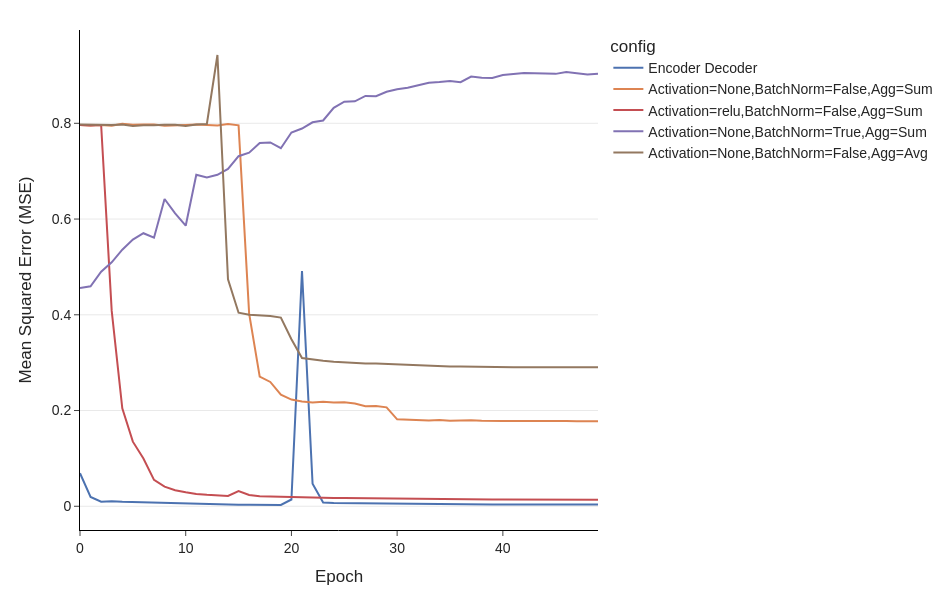

Write notebook code for a chart like this one.
### Code cell
fig = px.line(data_frame=data, x='epoch', y='loss', color='config')
fig = style_paper_plot(fig=fig)
fig.update_layout(xaxis_title='Epoch', yaxis_title="Mean Squared Error (MSE)")
fig.show()
fig.write_image('loss_history.pdf')

### Figure 1 — Plotly figure (JSON) as saved in the notebook; plotly's stock layout.template omitted (floating-point values rounded to 4 significant figures)
{"data": [{"hovertemplate": "config=Encoder Decoder<br>epoch=%{x}<br>loss=%{y}<extra></extra>", "legendgroup": "Encoder Decoder", "line": {"color": "rgb(76,114,176)", "dash": "solid"}, "marker": {"symbol": "circle"}, "mode": "lines", "name": "Encoder Decoder", "orientation": "v", "showlegend": true, "type": "scatter", "x": [0, 1, 2, 3, 4, 5, 6, 7, 8, 9, 10, 11, 12, 13, 14, 15, 16, 17, 18, 19, 20, 21, 22, 23, 24, 25, 26, 27, 28, 29, 30, 31, 32, 33, 34, 35, 36, 37, 38, 39, 40, 41, 42, 43, 44, 45, 46, 47, 48, 49], "xaxis": "x", "y": [0.06901, 0.01936, 0.009581, 0.01052, 0.009335, 0.008734, 0.008016, 0.007446, 0.006614, 0.006021, 0.005296, 0.004679, 0.004303, 0.004072, 0.003644, 0.003393, 0.003245, 0.002881, 0.002728, 0.002651, 0.01412, 0.4915, 0.04728, 0.007749, 0.006761, 0.006498, 0.006044, 0.005625, 0.005269, 0.004995, 0.004757, 0.004517, 0.004394, 0.004242, 0.00411, 0.004011, 0.003917, 0.003842, 0.003774, 0.003733, 0.003684, 0.003635, 0.003609, 0.003578, 0.003561, 0.003546, 0.00353, 0.003525, 0.003518, 0.003512], "yaxis": "y"}, {"hovertemplate": "config=Activation=None,BatchNorm=False,Agg=Sum<br>epoch=%{x}<br>loss=%{y}<extra></extra>", "legendgroup": "Activation=None,BatchNorm=False,Agg=Sum", "line": {"color": "rgb(221,132,82)", "dash": "solid"}, "marker": {"symbol": "circle"}, "mode": "lines", "name": "Activation=None,BatchNorm=False,Agg=Sum", "orientation": "v", "showlegend": true, "type": "scatter", "x": [0, 1, 2, 3, 4, 5, 6, 7, 8, 9, 10, 11, 12, 13, 14, 15, 16, 17, 18, 19, 20, 21, 22, 23, 24, 25, 26, 27, 28, 29, 30, 31, 32, 33, 34, 35, 36, 37, 38, 39, 40, 41, 42, 43, 44, 45, 46, 47, 48, 49], "xaxis": "x", "y": [0.7966, 0.7953, 0.7966, 0.795, 0.799, 0.7969, 0.7975, 0.7974, 0.7951, 0.7965, 0.7965, 0.7973, 0.7962, 0.7954, 0.7983, 0.7958, 0.4025, 0.2709, 0.2598, 0.2331, 0.2229, 0.2189, 0.2169, 0.2181, 0.2165, 0.2171, 0.2148, 0.2089, 0.2096, 0.2067, 0.1817, 0.1804, 0.1795, 0.1792, 0.1803, 0.1787, 0.1791, 0.1798, 0.1786, 0.1791, 0.1781, 0.178, 0.1782, 0.1775, 0.178, 0.1777, 0.1779, 0.1776, 0.1776, 0.1778], "yaxis": "y"}, {"hovertemplate": "config=Activation=relu,BatchNorm=False,Agg=Sum<br>epoch=%{x}<br>loss=%{y}<extra></extra>", "legendgroup": "Activation=relu,BatchNorm=False,Agg=Sum", "line": {"color": "rgb(196,78,82)", "dash": "solid"}, "marker": {"symbol": "circle"}, "mode": "lines", "name": "Activation=relu,BatchNorm=False,Agg=Sum", "orientation": "v", "showlegend": true, "type": "scatter", "x": [0, 1, 2, 3, 4, 5, 6, 7, 8, 9, 10, 11, 12, 13, 14, 15, 16, 17, 18, 19, 20, 21, 22, 23, 24, 25, 26, 27, 28, 29, 30, 31, 32, 33, 34, 35, 36, 37, 38, 39, 40, 41, 42, 43, 44, 45, 46, 47, 48, 49], "xaxis": "x", "y": [0.7965, 0.7953, 0.7966, 0.4082, 0.2047, 0.1349, 0.09984, 0.05523, 0.04092, 0.03337, 0.02932, 0.02585, 0.02397, 0.02246, 0.02141, 0.03187, 0.02347, 0.02071, 0.02009, 0.01924, 0.01905, 0.01864, 0.01784, 0.01782, 0.01733, 0.01727, 0.01701, 0.01619, 0.01619, 0.01593, 0.01546, 0.01529, 0.01523, 0.01518, 0.01482, 0.01476, 0.0146, 0.01452, 0.01437, 0.01426, 0.01424, 0.01415, 0.01415, 0.014, 0.01397, 0.01391, 0.01388, 0.01389, 0.01384, 0.01385], "yaxis": "y"}, {"hovertemplate": "config=Activation=None,BatchNorm=True,Agg=Sum<br>epoch=%{x}<br>loss=%{y}<extra></extra>", "legendgroup": "Activation=None,BatchNorm=True,Agg=Sum", "line": {"color": "rgb(129,114,179)", "dash": "solid"}, "marker": {"symbol": "circle"}, "mode": "lines", "name": "Activation=None,BatchNorm=True,Agg=Sum", "orientation": "v", "showlegend": true, "type": "scatter", "x": [0, 1, 2, 3, 4, 5, 6, 7, 8, 9, 10, 11, 12, 13, 14, 15, 16, 17, 18, 19, 20, 21, 22, 23, 24, 25, 26, 27, 28, 29, 30, 31, 32, 33, 34, 35, 36, 37, 38, 39, 40, 41, 42, 43, 44, 45, 46, 47, 48, 49], "xaxis": "x", "y": [0.4561, 0.4594, 0.4899, 0.5096, 0.5359, 0.557, 0.5704, 0.561, 0.6418, 0.6119, 0.5861, 0.6925, 0.6871, 0.6924, 0.7046, 0.7314, 0.7386, 0.7587, 0.7599, 0.748, 0.7809, 0.7892, 0.8021, 0.8059, 0.8323, 0.8453, 0.846, 0.8571, 0.8566, 0.8659, 0.8711, 0.8741, 0.8795, 0.8848, 0.8863, 0.8885, 0.8858, 0.8978, 0.8952, 0.8949, 0.9007, 0.9031, 0.9051, 0.9045, 0.9046, 0.9033, 0.9072, 0.9045, 0.9018, 0.9037], "yaxis": "y"}, {"hovertemplate": "config=Activation=None,BatchNorm=False,Agg=Avg<br>epoch=%{x}<br>loss=%{y}<extra></extra>", "legendgroup": "Activation=None,BatchNorm=False,Agg=Avg", "line": {"color": "rgb(147,120,96)", "dash": "solid"}, "marker": {"symbol": "circle"}, "mode": "lines", "name": "Activation=None,BatchNorm=False,Agg=Avg", "orientation": "v", "showlegend": true, "type": "scatter", "x": [0, 1, 2, 3, 4, 5, 6, 7, 8, 9, 10, 11, 12, 13, 14, 15, 16, 17, 18, 19, 20, 21, 22, 23, 24, 25, 26, 27, 28, 29, 30, 31, 32, 33, 34, 35, 36, 37, 38, 39, 40, 41, 42, 43, 44, 45, 46, 47, 48, 49], "xaxis": "x", "y": [0.7975, 0.797, 0.7966, 0.7963, 0.7976, 0.7946, 0.796, 0.7957, 0.797, 0.7967, 0.7943, 0.7975, 0.7986, 0.9427, 0.4743, 0.4044, 0.4002, 0.3986, 0.3976, 0.3941, 0.3489, 0.3096, 0.3061, 0.3039, 0.3018, 0.3004, 0.2992, 0.2982, 0.2982, 0.2971, 0.2962, 0.2953, 0.2949, 0.2936, 0.2927, 0.292, 0.2919, 0.2914, 0.291, 0.2907, 0.291, 0.2906, 0.2906, 0.2908, 0.2904, 0.291, 0.2905, 0.2907, 0.2905, 0.2904], "yaxis": "y"}], "layout": {"font": {"family": "Arial", "size": 14}, "height": 600, "legend": {"title": {"text": "config"}, "tracegroupgap": 0}, "margin": {"b": 70, "l": 80, "r": 30, "t": 30}, "paper_bgcolor": "white", "plot_bgcolor": "white", "width": 950, "xaxis": {"anchor": "y", "domain": [0, 1], "linecolor": "black", "linewidth": 1, "showgrid": false, "showline": true, "ticks": "outside", "title": {"text": "Epoch"}, "zeroline": false}, "yaxis": {"anchor": "x", "domain": [0, 1], "gridcolor": "lightgray", "gridwidth": 0.5, "linecolor": "black", "linewidth": 1, "showgrid": true, "showline": true, "ticks": "outside", "title": {"text": "Mean Squared Error (MSE)"}, "zeroline": false}}}
